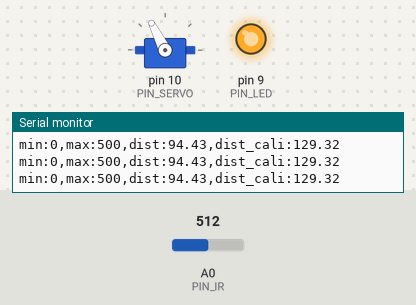
Bench run of a sketch on a simulated Arduino Uno, built with avr-gcc and run on an emulated ATmega328P. On the bench: servo, output pins drawn as LEDs (lit = HIGH), the last lines printed to the serial monitor. Inputs (shaded band) come from the test bench; at power-on: A0 (PIN_IR) = 512.

Above: at 1.2 s.
1.3 s: A0 (PIN_IR) set to 299
4.3 s: A0 (PIN_IR) set to 269
At 5.7 s:
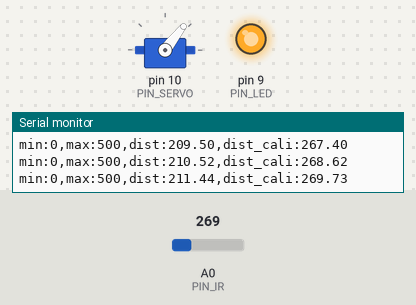
6.3 s: A0 (PIN_IR) set to 306
At 7.4 s:
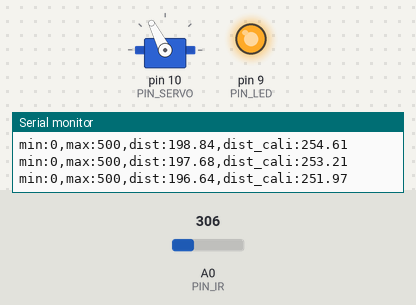
8.6 s: A0 (PIN_IR) set to 245
At 9.6 s:
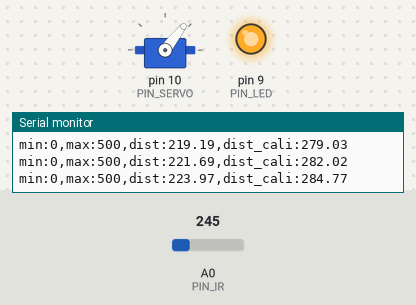
Timing chart, 0 to 11.3 s (numbered marks = the images above; inputs shaded):
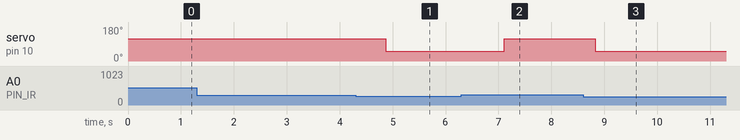

The sketch:

21_bbc_20203097.ino
```cpp
#include <Servo.h>

// Arduino pin assignment
#define PIN_IR A0
#define PIN_LED 9
#define PIN_SERVO 10

Servo myservo;


int a, b; // unit: mm
float filtered;
float sensitivity = 0.1;

void setup() {
// initialize GPIO pins
  pinMode(PIN_LED,OUTPUT);
  digitalWrite(PIN_LED, 1);
  myservo.attach(PIN_SERVO);
  myservo.writeMicroseconds(1400);

// initialize serial port
  Serial.begin(57600);

  a = 70;
  b = 320;
  filtered = float(analogRead(PIN_IR));
}

float ir_distance(void){ // return value unit: mm
  float val;
  float volt = float(analogRead(PIN_IR));
  filtered = filtered * (1-sensitivity) + volt * sensitivity;
  val = ((6762.0/(filtered-9.0))-4.0) * 10.0;
  return val;
}


void loop() {
  float raw_dist = ir_distance();
  float dist_cali = 100 + 300.0 / (b - a) * (raw_dist - a);
  Serial.print("min:0,max:500,dist:");
  Serial.print(raw_dist);
  Serial.print(",dist_cali:");
  Serial.println(dist_cali);
  if(dist_cali > 255) myservo.writeMicroseconds(1080);
  else myservo.writeMicroseconds(1750);
  delay(100);
}
```

Measured:
- the behaviour switches between 282 and 281 on A0 (PIN_IR) (found by bisection; images 0 and 1)
- after the input at 4.3 s, servo on pin 10 (PIN_SERVO): 117° → 52° after 0.57 s
- after the input at 6.3 s, servo on pin 10 (PIN_SERVO): 52° → 117° after 0.81 s
- after the input at 8.6 s, servo on pin 10 (PIN_SERVO): 117° → 52° after 0.23 s
